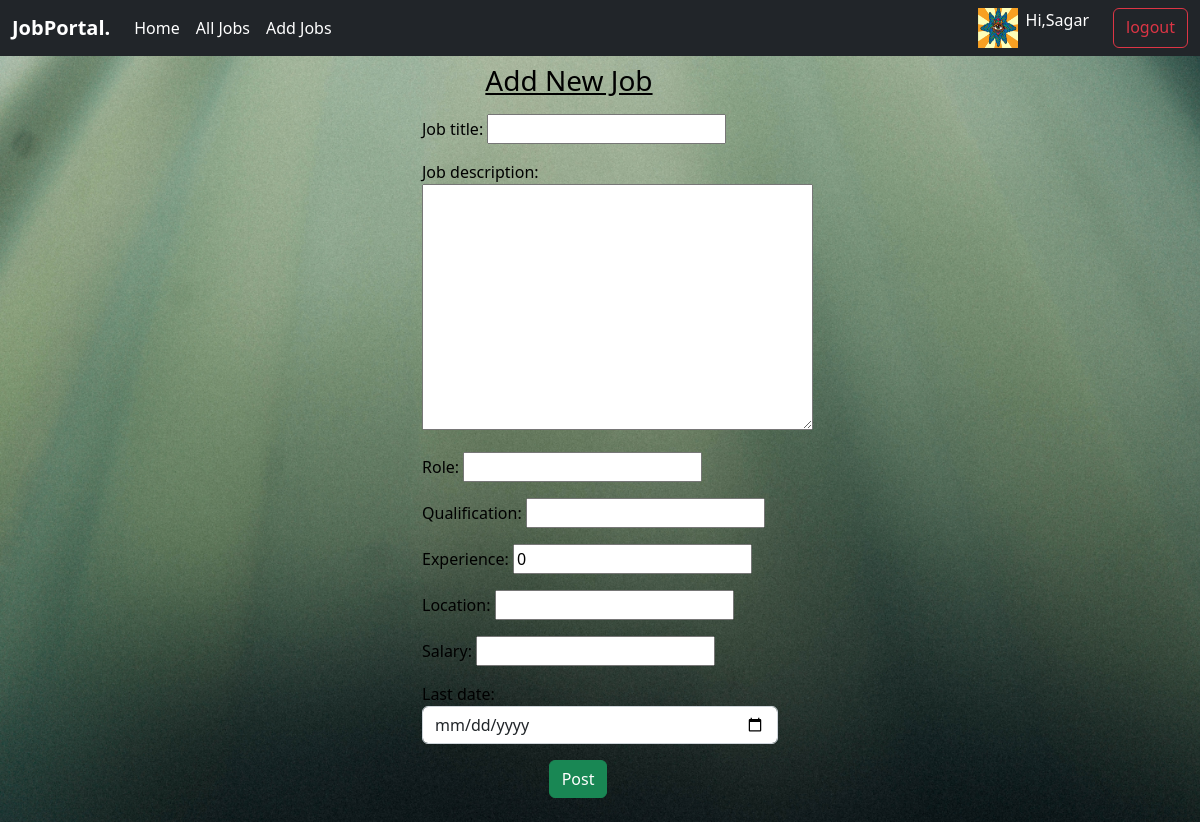
The app's page /employer/add-job (signed in) with its own data.
### jp_app/models.py (models this page shows)
class User(AbstractUser):
    phone=models.CharField(max_length=14,default='+91-')
    options=(
        ('Employer','Employer'),
        ('Candidate','Candidate')
    )
    role=models.CharField(max_length=15,choices=options,default='Candidate')
    @property
    def is_candidate(self):
        return self.role=='Candidate'
    def is_employer(self):
        return self.role=='Employer'

### candidate/models.py (models this page shows)
class CandidateProfile(models.Model):
    user=models.OneToOneField(User,on_delete=models.CASCADE,related_name='candidates')
    pro_pic=models.ImageField(upload_to='pro_p')
    qualification=models.CharField(max_length=100)
    age=models.PositiveIntegerField(default=18)
    skills=models.CharField(max_length=100,null=True)
    cv=models.FileField(upload_to='cvs',null=True)

### employer/views.py (the view, shortened to what this page needs)
# urls.py: path('add-job',views.JobCreateView.as_view(),name='emp-jobs'),
@method_decorator(signin_required,name='dispatch')
class JobCreateView(CreateView):
    model = Jobs
    form_class = JobForm
    template_name = 'emp-add-job.html'
    success_url = reverse_lazy('emp_home')

### employer/forms.py
class JobForm(forms.ModelForm):
    class Meta:
        model=Jobs
        exclude=('posted_by','created_date')
        widgets={
            'last_date':forms.DateInput(attrs={'class':'form-control','type':'date'})
        }

### employer/templates/emp-add-job.html (shortened to what this page needs)
{%extends 'base.html'%}
{%block body_block%}
 <div class="row">
        <div class="col-4"></div>
        <div class="col-4">
            <div class="row">
                <div class="col-2"></div>
                <div class="col-8 mt-2 mb-2">
                    <h3><u>Add New Job</u></h3>
                </div>
                <div class="col-2"></div>
            </div>
            <form action="" enctype="multipart/form-data" method="post">
            {{form.as_p}}
                <div class="row">
                    <div class="col-4"></div>
                    <div class="col-4">
                        <input type="submit" value="Post" class="btn btn-success">
                    </div>
                    <div class="col-4"></div>
                </div>
            </form>
            <br>
        </div>
        <div class="col-4"></div>
 </div>
{%endblock%}

### candidate/templates/base.html (shortened to what this page needs)
<!DOCTYPE html>
{%load static%}
<html lang="en">
<head>
    <link href="https://cdn.jsdelivr.net/npm/bootstrap@5.2.0-beta1/dist/css/bootstrap.min.css" rel="stylesheet">
    <link rel="stylesheet" href="{%static 'css/style.css'%}">
</head>
<body>
    <nav class="navbar navbar-expand-lg bg-dark">
  <div class="container-fluid">
    <a class="navbar-brand" href="#" style="color:white;"><b>JobPortal.</b></a>
    <div class="collapse navbar-collapse" id="navbarSupportedContent">
      <ul class="navbar-nav me-auto mb-2 mb-lg-0">
        <li class="nav-item">
            {%if request.user.is_candidate%}
          <a class="nav-link active" style="color:white;" aria-current="page" href="{%url 'c-home'%}">Home</a>
            {%else%}
            <a class="nav-link active" style="color:white;" aria-current="page" href="{%url 'emp_home'%}">Home</a>
            {%endif%}
        </li>
        <li class="nav-item" >
            {%if request.user.is_candidate%}
              <a class="nav-link" style="color:white;" href="{%url 'c-jobs'%}">Find Jobs</a>
            {%else%}
                <a class="nav-link" style="color:white;" href="{%url 'emp-all-jobs'%}">All Jobs</a>
            {%endif%}
        </li>
        <li class="nav-item">
            {%if request.user.is_candidate%}
              <a class="nav-link" style="color:white;" href="{%url 'my_app'%}">Applied Jobs</a>
            {%else%}
                <a class="nav-link" style="color:white;" href="{%url 'emp-jobs'%}">Add Jobs</a>
            {%endif%}
        </li>
      </ul>
      <form class="d-flex" role="search">
        {%if request.user.is_employer%}
          {%if request.get_full_path == '/employer/e-detail'%}
            <form action="">
              <a href="{%url 'signout'%}" class="btn btn-outline-danger ms-4">logout</a>
            </form>
        {%else%}
            {%if request.user.is_employer%}
            <img src="{{request.user.candidates.pro_pic.url}}" height="40px" width="40px" alt="">
            {%endif%}
            {%if request.user.employers%}
            <a class="nav-link ms-2" style="color:white;" href="{%url 'emp-detail'%}">Hi,{{request.user}}</a>
            {%else%}
            <a class="nav-link" style="color:white;" href="{%url 'emp-profile'%}">Add Profile</a>
            {%endif%}
            <a href="{%url 'signout'%}" class="btn btn-outline-danger ms-4">logout</a>
        {%endif%}
          {%endif%}
      </form>
    </div>
  </div>
</nav>
<div class="container">
    {%block body_block%}
    {%endblock%}
</div>
</body>
</html>

### candidate/static/css/style.css (style rules this page uses)
body { background-image: url(./pexels-martin-péchy-2078266.jpg); background-size: cover; color: rgb(0, 0, 0); }

### records on screen
User: user.candidates.pro_pic (picture), user "Sagar"
